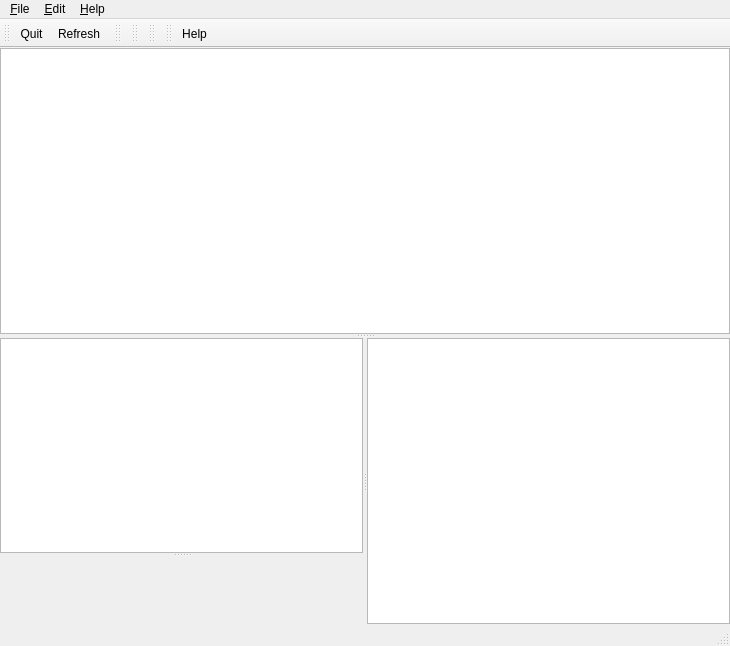
<?xml version="1.0" encoding="UTF-8"?>
<ui version="4.0">
 <class>MainWindow</class>
 <widget class="QMainWindow" name="MainWindow">
  <property name="geometry">
   <rect>
    <x>0</x>
    <y>0</y>
    <width>730</width>
    <height>646</height>
   </rect>
  </property>
  <property name="windowTitle">
   <string>MainWindow</string>
  </property>
  <widget class="QWidget" name="centralwidget">
   <layout class="QVBoxLayout" name="verticalLayout_3">
    <property name="spacing">
     <number>0</number>
    </property>
    <property name="margin">
     <number>0</number>
    </property>
    <item>
     <widget class="QSplitter" name="splitter_3">
      <property name="orientation">
       <enum>Qt::Vertical</enum>
      </property>
      <widget class="HgRepoView" name="tableView_revisions">
       <property name="frameShape">
        <enum>QFrame::StyledPanel</enum>
       </property>
      </widget>
      <widget class="QFrame" name="frame_maincontent">
       <property name="sizePolicy">
        <sizepolicy hsizetype="Preferred" vsizetype="Expanding">
         <horstretch>0</horstretch>
         <verstretch>0</verstretch>
        </sizepolicy>
       </property>
       <property name="frameShape">
        <enum>QFrame::NoFrame</enum>
       </property>
       <property name="frameShadow">
        <enum>QFrame::Plain</enum>
       </property>
       <layout class="QVBoxLayout" name="verticalLayout">
        <property name="margin">
         <number>0</number>
        </property>
        <item>
         <widget class="QSplitter" name="splitter_2">
          <property name="orientation">
           <enum>Qt::Horizontal</enum>
          </property>
          <widget class="QSplitter" name="splitter">
           <property name="orientation">
            <enum>Qt::Vertical</enum>
           </property>
           <widget class="RevDisplay" name="textview_header">
            <property name="sizePolicy">
             <sizepolicy hsizetype="Expanding" vsizetype="Preferred">
              <horstretch>0</horstretch>
              <verstretch>1</verstretch>
             </sizepolicy>
            </property>
           </widget>
           <widget class="HgFileView" name="textview_status" native="true">
            <property name="sizePolicy">
             <sizepolicy hsizetype="Expanding" vsizetype="Expanding">
              <horstretch>0</horstretch>
              <verstretch>2</verstretch>
             </sizepolicy>
            </property>
           </widget>
          </widget>
          <widget class="HgFileListView" name="tableView_filelist"/>
         </widget>
        </item>
       </layout>
      </widget>
     </widget>
    </item>
   </layout>
  </widget>
  <widget class="QMenuBar" name="menubar">
   <property name="geometry">
    <rect>
     <x>0</x>
     <y>0</y>
     <width>730</width>
     <height>26</height>
    </rect>
   </property>
   <widget class="QMenu" name="menuFile">
    <property name="title">
     <string>&amp;File</string>
    </property>
    <addaction name="actionOpen_repository"/>
    <addaction name="actionRefresh"/>
    <addaction name="separator"/>
    <addaction name="actionQuit"/>
   </widget>
   <widget class="QMenu" name="menuHelp">
    <property name="title">
     <string>&amp;Help</string>
    </property>
    <addaction name="actionAbout"/>
    <addaction name="actionHelp"/>
   </widget>
   <widget class="QMenu" name="menu_Edit">
    <property name="title">
     <string>&amp;Edit</string>
    </property>
   </widget>
   <addaction name="menuFile"/>
   <addaction name="menu_Edit"/>
   <addaction name="menuHelp"/>
  </widget>
  <widget class="QStatusBar" name="statusbar"/>
  <widget class="QToolBar" name="toolBar_file">
   <property name="windowTitle">
    <string>File toolbar</string>
   </property>
   <attribute name="toolBarArea">
    <enum>TopToolBarArea</enum>
   </attribute>
   <attribute name="toolBarBreak">
    <bool>false</bool>
   </attribute>
   <addaction name="actionQuit"/>
   <addaction name="actionRefresh"/>
  </widget>
  <widget class="QToolBar" name="toolBar_edit">
   <property name="enabled">
    <bool>true</bool>
   </property>
   <property name="windowTitle">
    <string>Edit toolbar</string>
   </property>
   <attribute name="toolBarArea">
    <enum>TopToolBarArea</enum>
   </attribute>
   <attribute name="toolBarBreak">
    <bool>false</bool>
   </attribute>
  </widget>
  <widget class="QToolBar" name="toolBar_treefilters">
   <property name="enabled">
    <bool>true</bool>
   </property>
   <property name="windowTitle">
    <string>Filter toolbar</string>
   </property>
   <attribute name="toolBarArea">
    <enum>TopToolBarArea</enum>
   </attribute>
   <attribute name="toolBarBreak">
    <bool>false</bool>
   </attribute>
  </widget>
  <widget class="QToolBar" name="toolBar_diff">
   <property name="windowTitle">
    <string>Diff toolbar</string>
   </property>
   <attribute name="toolBarArea">
    <enum>TopToolBarArea</enum>
   </attribute>
   <attribute name="toolBarBreak">
    <bool>false</bool>
   </attribute>
  </widget>
  <widget class="QToolBar" name="toolBar_help">
   <property name="windowTitle">
    <string>Help toolbar</string>
   </property>
   <attribute name="toolBarArea">
    <enum>TopToolBarArea</enum>
   </attribute>
   <attribute name="toolBarBreak">
    <bool>false</bool>
   </attribute>
   <addaction name="actionHelp"/>
  </widget>
  <action name="actionOpen_repository">
   <property name="text">
    <string>&amp;Open repository</string>
   </property>
   <property name="shortcut">
    <string>Ctrl+O</string>
   </property>
  </action>
  <action name="actionRefresh">
   <property name="text">
    <string>&amp;Refresh</string>
   </property>
   <property name="shortcut">
    <string>Ctrl+R</string>
   </property>
  </action>
  <action name="actionQuit">
   <property name="text">
    <string>&amp;Quit</string>
   </property>
   <property name="toolTip">
    <string>Quit</string>
   </property>
   <property name="shortcut">
    <string>Ctrl+Q</string>
   </property>
  </action>
  <action name="actionAbout">
   <property name="text">
    <string>About</string>
   </property>
  </action>
  <action name="actionDisplayAllBranches">
   <property name="text">
    <string>displayAllBranches</string>
   </property>
  </action>
  <action name="actionHelp">
   <property name="text">
    <string>Help</string>
   </property>
  </action>
 </widget>
 <customwidgets>
  <customwidget>
   <class>HgRepoView</class>
   <extends>QTableView</extends>
   <header>hgrepoview.h</header>
  </customwidget>
  <customwidget>
   <class>RevDisplay</class>
   <extends>QTextBrowser</extends>
   <header>hgrepoview.h</header>
  </customwidget>
  <customwidget>
   <class>HgFileListView</class>
   <extends>QTableView</extends>
   <header>hgfileview.h</header>
  </customwidget>
  <customwidget>
   <class>HgFileView</class>
   <extends>QWidget</extends>
   <header>hgfileview.h</header>
   <container>1</container>
  </customwidget>
 </customwidgets>
 <resources>
  <include location="hgqv.qrc"/>
 </resources>
 <connections/>
</ui>
